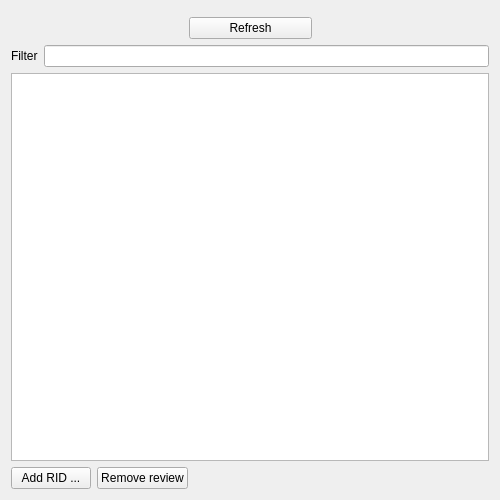
<?xml version="1.0" encoding="UTF-8"?>
<ui version="4.0">
 <class>reviews::ReviewsWidget</class>
 <widget class="QWidget" name="reviews::ReviewsWidget">
  <property name="geometry">
   <rect>
    <x>0</x>
    <y>0</y>
    <width>500</width>
    <height>500</height>
   </rect>
  </property>
  <layout class="QGridLayout" name="gridLayout_2">
   <item row="0" column="0">
    <widget class="tracecommon::CredentialWidget" name="credentialWidget" native="true"/>
   </item>
   <item row="1" column="0">
    <layout class="QHBoxLayout" name="horizontalLayout">
     <item>
      <widget class="QLabel" name="label">
       <property name="minimumSize">
        <size>
         <width>30</width>
         <height>0</height>
        </size>
       </property>
       <property name="text">
        <string/>
       </property>
      </widget>
     </item>
     <item>
      <spacer name="horizontalSpacer">
       <property name="orientation">
        <enum>Qt::Horizontal</enum>
       </property>
       <property name="sizeHint" stdset="0">
        <size>
         <width>40</width>
         <height>20</height>
        </size>
       </property>
      </spacer>
     </item>
     <item>
      <widget class="QPushButton" name="refreshButton">
       <property name="sizePolicy">
        <sizepolicy hsizetype="Fixed" vsizetype="Fixed">
         <horstretch>0</horstretch>
         <verstretch>0</verstretch>
        </sizepolicy>
       </property>
       <property name="minimumSize">
        <size>
         <width>123</width>
         <height>0</height>
        </size>
       </property>
       <property name="text">
        <string>Refresh</string>
       </property>
      </widget>
     </item>
     <item>
      <spacer name="horizontalSpacer_2">
       <property name="orientation">
        <enum>Qt::Horizontal</enum>
       </property>
       <property name="sizeHint" stdset="0">
        <size>
         <width>40</width>
         <height>20</height>
        </size>
       </property>
      </spacer>
     </item>
     <item>
      <widget class="QLabel" name="serverStatusLabel">
       <property name="minimumSize">
        <size>
         <width>30</width>
         <height>0</height>
        </size>
       </property>
       <property name="text">
        <string/>
       </property>
      </widget>
     </item>
    </layout>
   </item>
   <item row="2" column="0">
    <layout class="QGridLayout" name="gridLayout">
     <item row="0" column="0">
      <widget class="QLabel" name="filterLabel">
       <property name="text">
        <string>Filter</string>
       </property>
      </widget>
     </item>
     <item row="0" column="1">
      <widget class="QLineEdit" name="filterLineEdit">
       <property name="clearButtonEnabled">
        <bool>true</bool>
       </property>
      </widget>
     </item>
    </layout>
   </item>
   <item row="3" column="0">
    <layout class="QVBoxLayout" name="verticalLayout">
     <item>
      <widget class="QTableView" name="allReviews">
       <attribute name="horizontalHeaderStretchLastSection">
        <bool>true</bool>
       </attribute>
       <attribute name="verticalHeaderVisible">
        <bool>false</bool>
       </attribute>
      </widget>
     </item>
    </layout>
   </item>
   <item row="4" column="0">
    <layout class="QHBoxLayout" name="buttonsLayout">
     <item>
      <widget class="QPushButton" name="createReviewButton">
       <property name="toolTip">
        <string>Add Review Item Discrepancy</string>
       </property>
       <property name="text">
        <string>Add RID ...</string>
       </property>
      </widget>
     </item>
     <item>
      <widget class="QPushButton" name="removeReviewButton">
       <property name="text">
        <string>Remove review</string>
       </property>
      </widget>
     </item>
     <item>
      <spacer name="horizontalSpacer_3">
       <property name="orientation">
        <enum>Qt::Horizontal</enum>
       </property>
       <property name="sizeHint" stdset="0">
        <size>
         <width>40</width>
         <height>20</height>
        </size>
       </property>
      </spacer>
     </item>
    </layout>
   </item>
  </layout>
 </widget>
 <customwidgets>
  <customwidget>
   <class>tracecommon::CredentialWidget</class>
   <extends>QWidget</extends>
   <header>credentialwidget.h</header>
   <container>1</container>
  </customwidget>
 </customwidgets>
 <resources/>
 <connections/>
</ui>
